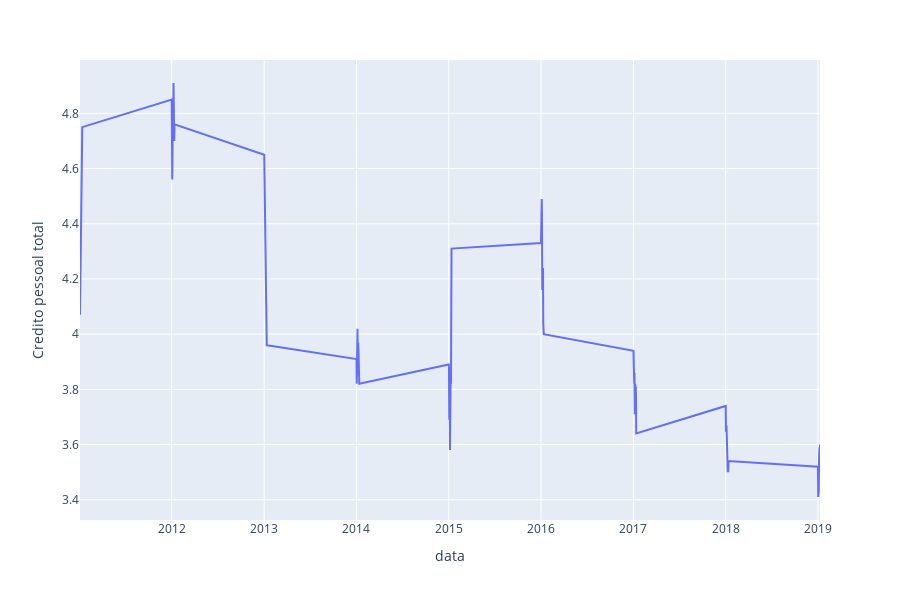

Notebook cell for this chart:
### Code cell
import plotly.express as px

import pandas as pd
uri = "https://raw.githubusercontent.com/TanKinWah/Arquivos_python/master/Inadimplencia_cc.csv"

df = pd.read_csv(uri, encoding='iso-8859-1', delimiter = ';')

df["Credito pessoal total"]= df["Credito pessoal total"].str.replace(',', ".").astype(str)
df["Credito pessoal consignado"]= df["Credito pessoal consignado"].str.replace(',', ".").astype(float)
df["Credito pessoal não consignado"]= df["Credito pessoal não consignado"].str.replace(',', ".").astype(float)
df["data"]= df["data"].apply(pd.to_datetime)

fig = px.line(df, x='data', y='Credito pessoal total')
fig.show()
